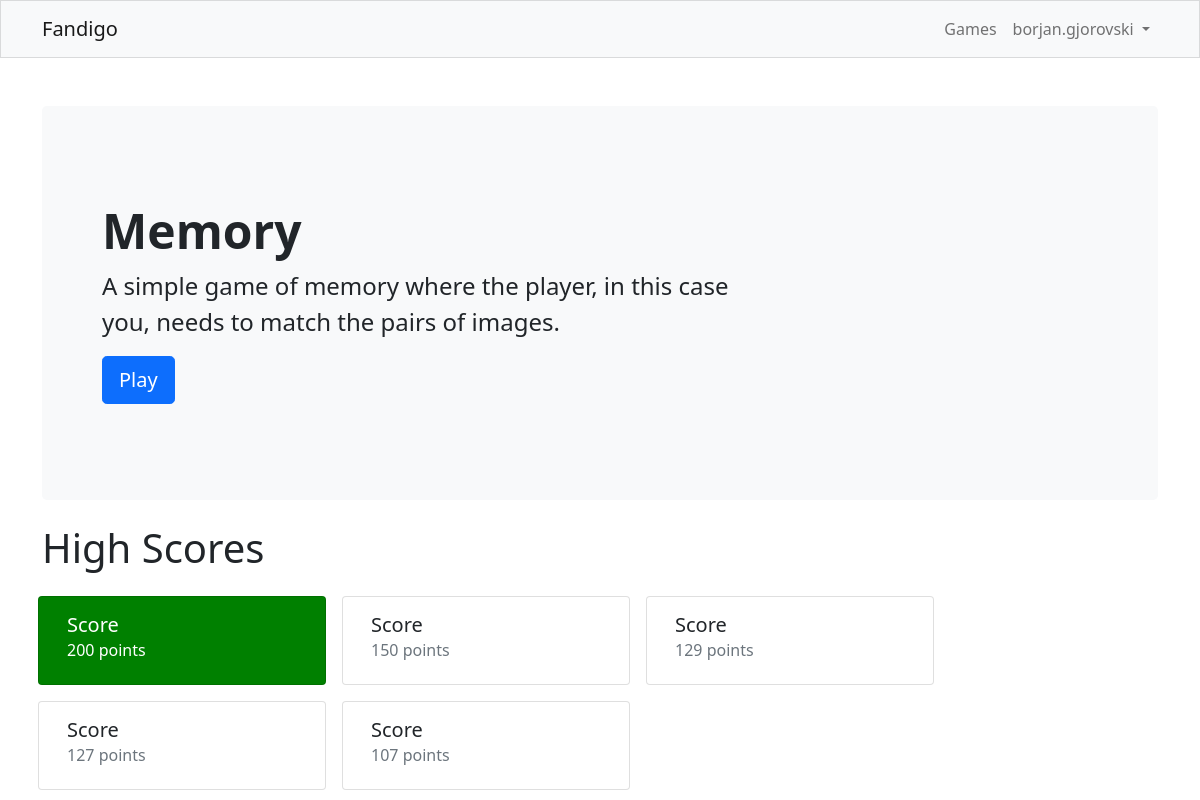
The page /games/1/ (signed in) on the database its author committed.
### game/models.py (models this page shows, shortened)
class Game(models.Model):
    name = models.CharField(null=False, unique=True, blank=False, max_length=32)
    description = models.TextField(null=False, blank=False)
    link = models.CharField(null=False, unique=True, blank=False, max_length=256)
    image = models.CharField(null=False, blank=False, max_length=256)
    tags = TaggableManager()
    class Meta:
        ordering = ('-name',)

class Score(models.Model):
    account = models.ForeignKey(User, on_delete=models.CASCADE, related_name='scores', related_query_name='score')
    game = models.ForeignKey(Game, on_delete=models.CASCADE, related_name='scores', related_query_name='score')
    points = models.IntegerField(null=False, blank=False)
    class Meta:
        ordering = ('-points',)

### game/views.py (the view)
# urls.py: path('games/<pk>/', GameView.as_view(), name='game'),
class GameView(DetailView):
    template_name = 'game/game.html'
    model = Game
    context_object_name = 'game'
    def get_context_data(self, **kwargs):
        game = get_object_or_404(Game, pk=self.kwargs.get('pk'))
        if self.request.user.is_authenticated:
            context = {'game': game,
                       'scores': Score.objects.filter(game__in=(game,), account__in=(self.request.user,))}
        else:
            context = {'game': game}
        return context

### game/templates/game/game.html
{% extends 'fandigo/layout.html' %}
{% block main %}
    <div class="container">
        <div class="mt-5">
            <div class="p-5 mb-4 bg-light rounded-3">
                <div class="container-fluid py-5">
                    <h1 class="display-5 fw-bold">{{ game.name }}</h1>
                    <p class="col-md-8 fs-4">{{ game.description }}</p>
                    <a class="btn btn-primary btn-lg" type="button" href="{{ game.link }}">Play</a>
                </div>
            </div>
            {% if user.is_authenticated %}
                <div>
                    <h1 class="mb-3">High Scores</h1>
                    <div class="row">
                        {% for score in scores %}
                            {% if forloop.first %}
                                <div class="card col-sm-3 m-2" style="width: 18rem; background-color: green;">
                                    <div class="card-body">
                                        <h5 class="card-title" style="color: white">Score</h5>
                                        <h6 class="card-subtitle mb-2 text-white">{{ score.points }} points</h6>
                                    </div>
                                </div>
                            {% else %}
                                <div class="card col-sm-3 m-2" style="width: 18rem;">
                                    <div class="card-body">
                                        <h5 class="card-title">Score</h5>
                                        <h6 class="card-subtitle mb-2 text-muted">{{ score.points }} points</h6>
                                    </div>
                                </div>
                            {% endif %}
                        {% endfor %}
                    </div>
                </div>
            {% endif %}
        </div>
    </div>
{% endblock %}

### fandigo/templates/fandigo/layout.html (shortened to what this page needs)
{% load static %}
<!DOCTYPE html>
<html lang="en">
<head>
    <link href="https://cdn.jsdelivr.net/npm/bootstrap@5.1.1/dist/css/bootstrap.min.css" rel="stylesheet"
>
    <link rel="stylesheet" href="{% static 'fandigo/layout.css' %}">
</head>
<body>
<header>
    <nav class="navbar navbar-expand-lg navbar-light bg-light navbar-border">
        <div class="container">
            <a class="navbar-brand mb-0 h1" href="{% url 'game_landing' %}">Fandigo</a>
            <div class="collapse navbar-collapse" id="navbarNavDropdown">
                <ul class="navbar-nav ms-auto mr-5">
                    <li class="nav-item">
                        <a class="nav-link" href="{% url 'game_list' %}">Games</a>
                    </li>
                    <li class="nav-item dropdown">
                        {% if user.is_authenticated %}
                            <a class="nav-link dropdown-toggle" href="#" id="navbarDropdownMenuLink" role="button"
                               data-bs-toggle="dropdown" aria-expanded="false">
                                {{ user.username }}
                            </a>
                        {% endif %}
                    </li>
                </ul>
            </div>
        </div>
    </nav>
</header>
<main>
    {% block main %}
    {% endblock %}
</main>
</body>
</html>

### fandigo/static/fandigo/layout.css (style rules this page uses)
.navbar-border { border: 1px solid rgba(0, 0, 0, 0.125); }

### rows shown on the page
Game: name "Memory", description "A simple game of memory where the player, in this case you, needs to match the pairs of images."
Score: points "200"
Score: points "150"
Score: points "129"
Score: points "127"
Score: points "107"

### other values the page prints
{{ user.username }} "borjan.gjorovski"
